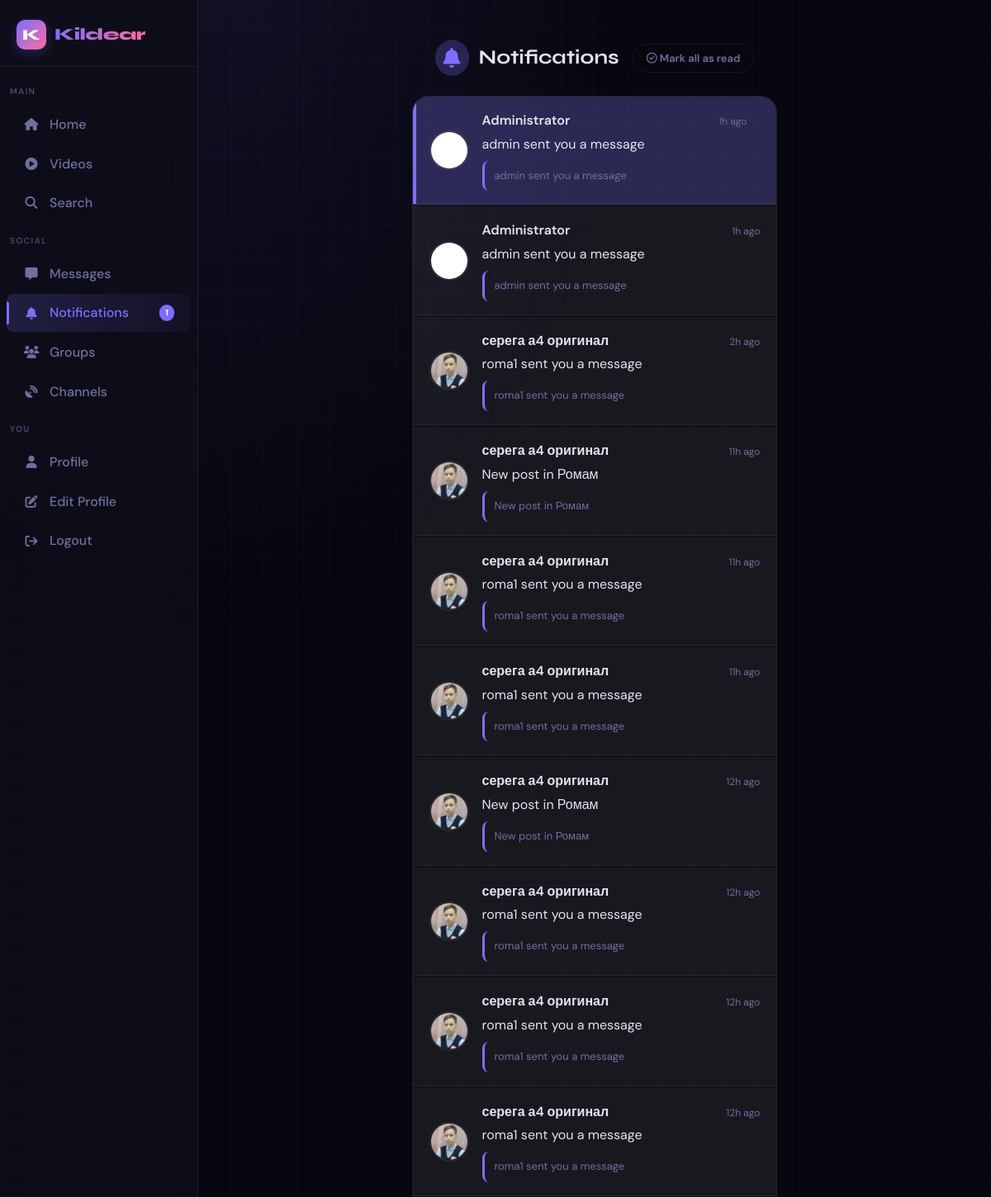
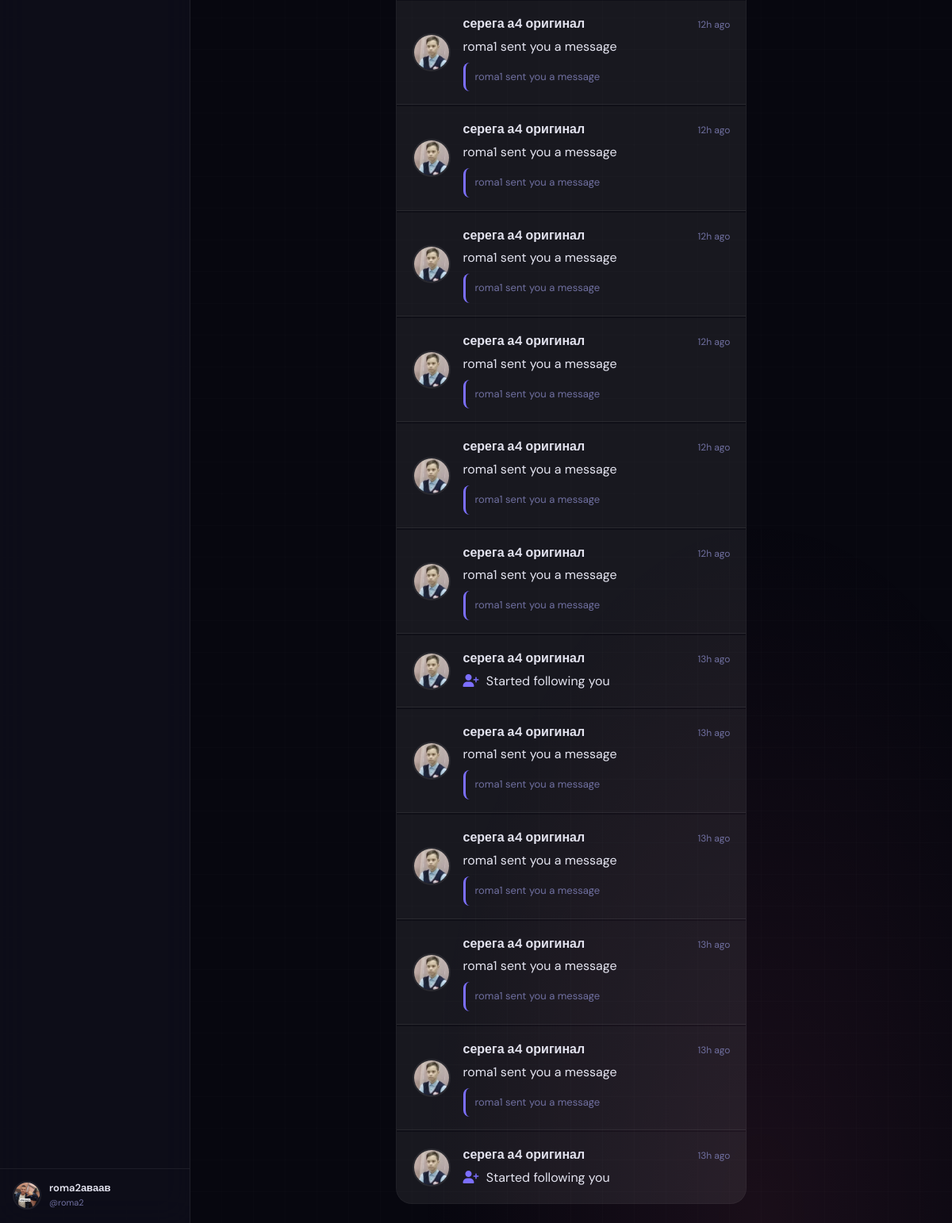
Page /notifications (signed in) on the committed database (2 pictures, top to bottom).
### app.py (models this page shows, shortened)
class User(UserMixin, db.Model):
    id = db.Column(db.Integer, primary_key=True)
    username = db.Column(db.String(40), unique=True, nullable=False)
    email = db.Column(db.String(120), unique=True, nullable=False)
    password_hash = db.Column(db.String(256), nullable=False)
    display_name = db.Column(db.String(60), default="")
    bio = db.Column(db.String(500), default="")
    avatar = db.Column(db.String(300), default="/static/default_avatar.png")
    cover_photo = db.Column(db.String(300), default="")
    website = db.Column(db.String(200), default="")
    location = db.Column(db.String(100), default="")
    accent_color = db.Column(db.String(7), default="#6c63ff")
    is_private = db.Column(db.Boolean, default=False)
    is_verified = db.Column(db.Boolean, default=False)
    is_banned = db.Column(db.Boolean, default=False)
    is_admin = db.Column(db.Boolean, default=False)
    is_online = db.Column(db.Boolean, default=False)
    last_seen = db.Column(db.DateTime, default=datetime.utcnow)
    created_at = db.Column(db.DateTime, default=datetime.utcnow)
    two_factor_enabled = db.Column(db.Boolean, default=False)
    two_factor_secret = db.Column(db.String(32), nullable=True)
    posts = db.relationship("Post", backref="author", lazy="dynamic",
                            foreign_keys="Post.user_id")
    sent_msgs = db.relationship("Message", backref="sender", lazy="dynamic",
                                foreign_keys="Message.sender_id")
    recv_msgs = db.relationship("Message", backref="receiver", lazy="dynamic",
                                foreign_keys="Message.receiver_id")
    notifications = db.relationship("Notification", backref="recipient", lazy="dynamic",
                                    foreign_keys="Notification.user_id")
    comments = db.relationship("Comment", backref="author", lazy="dynamic")
    owned_groups = db.relationship("Group", backref="owner", lazy="dynamic")
    owned_channels = db.relationship("Channel", backref="owner", lazy="dynamic")
    login_history = db.relationship("LoginHistory", backref="user", lazy="dynamic")
    blocked_users = db.relationship(
        "User", secondary=blocks,
        primaryjoin=blocks.c.blocker_id == id,
        secondaryjoin=blocks.c.blocked_id == id,
        backref=db.backref("blocked_by", lazy="dynamic"),
        lazy="dynamic"
    )
    following = db.relationship(
        "User", secondary=follows,
        primaryjoin=follows.c.follower_id == id,
        secondaryjoin=follows.c.followed_id == id,
        backref=db.backref("followers", lazy="dynamic"),
        lazy="dynamic"
    )

class Notification(db.Model):
    id = db.Column(db.Integer, primary_key=True)
    user_id = db.Column(db.Integer, db.ForeignKey("user.id"), nullable=False)
    from_user_id = db.Column(db.Integer, db.ForeignKey("user.id"), nullable=True)
    type = db.Column(db.String(30), nullable=False)
    post_id = db.Column(db.Integer, db.ForeignKey("post.id"), nullable=True)
    call_id = db.Column(db.Integer, db.ForeignKey("call.id"), nullable=True)
    text = db.Column(db.String(300), default="")
    is_read = db.Column(db.Boolean, default=False)
    created_at = db.Column(db.DateTime, default=datetime.utcnow)
    from_user = db.relationship("User", foreign_keys=[from_user_id])
    call = db.relationship("Call", foreign_keys=[call_id])

### app.py (the view)
@app.route("/notifications")
@login_required
def notifications():
    notifs = (Notification.query
              .filter_by(user_id=current_user.id)
              .order_by(Notification.created_at.desc()).limit(50).all())
    Notification.query.filter_by(
        user_id=current_user.id, is_read=False
    ).update({"is_read": True})
    db.session.commit()
    return render_template("notifications.html", notifs=notifs)

### app.py (called while the page is built)
def notification_link(notif):
    if notif.type in ['like', 'comment', 'mention']:
        if notif.post_id:
            return url_for('view_post', post_id=notif.post_id)
    elif notif.type == 'follow':
        if notif.from_user:
            return url_for('profile', username=notif.from_user.username)
    elif notif.type in ['missed_call', 'incoming_call', 'voice_message']:
        if notif.from_user:
            return url_for('chat', username=notif.from_user.username)
    return '#'

def get_client_ip():
    if request.headers.get('X-Forwarded-For'):
        return request.headers.get('X-Forwarded-For').split(',')[0].strip()
    return request.remote_addr or '0.0.0.0'

@app.before_request
def ddos_shield():
    ip = get_client_ip()
    if ip in _blocked_ips:
        abort(429)
    now = time.time()
    window = [t for t in _req_log[ip] if now - t < 10]
    window.append(now)
    _req_log[ip] = window
    if len(window) > 200:
        _blocked_ips.add(ip)
        app.logger.warning(f"[DDoS] Blocked IP: {ip}")
        abort(429)
    if request.content_length and request.content_length > app.config["MAX_CONTENT_LENGTH"]:
        abort(413)

@app.after_request
def security_headers(response):
    response.headers["X-Content-Type-Options"] = "nosniff"
    response.headers["X-Frame-Options"] = "DENY"
    response.headers["X-XSS-Protection"] = "1; mode=block"
    response.headers["Referrer-Policy"] = "strict-origin-when-cross-origin"
    response.headers["Strict-Transport-Security"] = "max-age=31536000; includeSubDomains"
    csp = [
        "default-src 'self'",
        "script-src 'self' 'unsafe-inline' https://cdn.socket.io https://cdnjs.cloudflare.com",
        "style-src 'self' 'unsafe-inline' https://cdnjs.cloudflare.com",
        "font-src 'self' https://cdnjs.cloudflare.com",
        "img-src 'self' data: blob:",
        "media-src 'self' blob:",
        "connect-src 'self' wss: ws:",
        "frame-ancestors 'none'"
    ]
    response.headers["Content-Security-Policy"] = '; '.join(csp)
    return response

@login_mgr.user_loader
def load_user(user_id):
    return db.session.get(User, int(user_id))

### templates/notifications.html (shortened to what this page needs)
{% extends "base.html" %}
{% block content %}
<div class="notifications-page">
  <div class="page-header">
    <h1 class="page-title">
      <i class="fa-solid fa-bell"></i>
      Notifications
    </h1>
    {% if notifs %}
    <button class="mark-read-btn" onclick="markAllAsRead()">
      <i class="fa-regular fa-circle-check"></i> Mark all as read
    </button>
    {% endif %}
  </div>
  {% if notifs %}
  <div class="notifications-list">
    {% for notif in notifs %}
    <a href="{{ notification_link(notif) }}"
       class="notification-item {% if not notif.is_read %}unread{% endif %}"
       data-notif-id="{{ notif.id }}"
       onclick="markAsRead({{ notif.id }})">
      {% set icon_class = {
        'like': 'icon-like fa-heart',
        'follow': 'icon-follow fa-user-plus',
        'comment': 'icon-comment fa-comment',
        'mention': 'icon-mention fa-at',
        'system': 'icon-system fa-bell'
      } %}
      {% set icon_info = icon_class[notif.type] or 'icon-system fa-bell' %}
      {% set icon_parts = icon_info.split(' ') %}
      {% if notif.from_user %}
      <img src="{{ notif.from_user.avatar }}" class="notification-avatar" alt="@{{ notif.from_user.username }}">
      {% else %}
      <div class="notification-icon {{ icon_parts[0] }}">
        <i class="fa-solid {{ icon_parts[1] }}"></i>
      </div>
      {% endif %}
      <div class="notification-content">
        <div class="notification-header">
          <span class="notification-username">
            {% if notif.from_user %}
              {{ notif.from_user.display_name or notif.from_user.username }}
            {% else %}
              Kildear System
            {% endif %}
          </span>
          <span class="notification-time" data-time="{{ notif.created_at.isoformat() }}">
          </span>
        </div>
        <div class="notification-text">
          {% if notif.type == 'like' %}
            <i class="fa-solid fa-heart" style="color:#ff6b9d; margin-right:5px;"></i>
            Liked your post
          {% elif notif.type == 'follow' %}
            <i class="fa-solid fa-user-plus" style="color:var(--primary); margin-right:5px;"></i>
            Started following you
          {% elif notif.type == 'comment' %}
            <i class="fa-solid fa-comment" style="color:#4caf50; margin-right:5px;"></i>
            Commented on your post
          {% elif notif.type == 'mention' %}
            <i class="fa-solid fa-at" style="color:#ffc107; margin-right:5px;"></i>
            Mentioned you in a post
          {% else %}
            {{ notif.text or 'New notification' }}
          {% endif %}
        </div>
        {% if notif.text and notif.type not in ['like', 'follow', 'comment', 'mention'] %}
        <div class="notification-post-preview">
          {{ notif.text }}
        </div>
        {% endif %}
      </div>
    </a>
    {% endfor %}
  </div>
  {% endif %}
</div>
{% endblock %}

### templates/base.html (shortened to what this page needs)
<!DOCTYPE html>
<html lang="en" data-theme="dark">
<head>
  <link rel="stylesheet" href="https://cdnjs.cloudflare.com/ajax/libs/font-awesome/6.5.0/css/all.min.css"/>
</head>
<body>
<nav class="sidebar" id="sidebar">
  <a href="{{ url_for('index') }}" class="sidebar-logo">
    <div class="logo-mark">K</div>
    <span class="logo-text">Kildear</span>
  </a>
  <span class="nav-section">Main</span>
  <a href="{{ url_for('index') }}"
     class="nav-item {% if request.endpoint == 'index' %}active{% endif %}">
    <i class="fa-solid fa-house"></i> Home
  </a>
  <a href="{{ url_for('video_feed') }}"
     class="nav-item {% if request.endpoint == 'video_feed' %}active{% endif %}">
    <i class="fa-solid fa-play-circle"></i> Videos
  </a>
  <a href="{{ url_for('search') }}"
     class="nav-item {% if request.endpoint == 'search' %}active{% endif %}">
    <i class="fa-solid fa-magnifying-glass"></i> Search
  </a>
  <span class="nav-section">Social</span>
  <a href="{{ url_for('chat_list') }}"
     class="nav-item {% if 'chat' in request.endpoint %}active{% endif %}">
    <i class="fa-solid fa-message"></i> Messages
  </a>
  <a href="{{ url_for('notifications') }}"
     class="nav-item {% if request.endpoint == 'notifications' %}active{% endif %}">
    <i class="fa-solid fa-bell"></i> Notifications
    {% if notif_count > 0 %}
      <span class="nav-badge">{{ notif_count }}</span>
    {% endif %}
  </a>
  <a href="{{ url_for('groups') }}"
     class="nav-item {% if 'group' in request.endpoint %}active{% endif %}">
    <i class="fa-solid fa-users"></i> Groups
  </a>
  <a href="{{ url_for('channels') }}"
     class="nav-item {% if 'channel' in request.endpoint %}active{% endif %}">
    <i class="fa-solid fa-satellite-dish"></i> Channels
  </a>
  {% if current_user.is_authenticated %}
  <span class="nav-section">You</span>
  <a href="{{ url_for('profile', username=current_user.username) }}"
     class="nav-item {% if request.endpoint == 'profile' and request.view_args.get('username') == current_user.username %}active{% endif %}">
    <i class="fa-solid fa-user"></i> Profile
  </a>
  <a href="{{ url_for('edit_profile') }}"
     class="nav-item {% if request.endpoint == 'edit_profile' %}active{% endif %}">
    <i class="fa-solid fa-pen-to-square"></i> Edit Profile
  </a>
  <a href="{{ url_for('logout') }}" class="nav-item">
    <i class="fa-solid fa-arrow-right-from-bracket"></i> Logout
  </a>
  <div class="sidebar-user">
    <img src="{{ current_user.avatar }}" alt="" class="avatar"/>
    <div class="sidebar-user-info">
      <div class="name truncate">{{ current_user.display_name or current_user.username }}</div>
      <div class="handle">@{{ current_user.username }}</div>
    </div>
  </div>
  {% endif %}
</nav>
<div class="app-shell">
  <div class="main-content">
    {% block content %}{% endblock %}
  </div>
</div>
</body>
</html>

### templates/notifications.html (style rules this page uses)
.notifications-page { max-width: 680px; margin: 0 auto; padding: 24px 16px; }
.page-header { display: flex; align-items: center; justify-content: space-between; margin-bottom: 24px; }
.page-title { font-family: var(--font-head); font-size: 24px; font-weight: 700; display: flex; align-items: center; gap: 12px; }
.page-title i { color: var(--primary); background: var(--primary-glow); padding: 10px; border-radius: 50%; }
.mark-read-btn { background: none; border: 1px solid var(--border); color: var(--text-muted); padding: 8px 16px; border-radius: 99px; font-size: 13px; font-weight: 600; cursor: pointer; transition: all 0.2s; }
.notifications-list { display: flex; flex-direction: column; gap: 2px; background: var(--card); border: 1px solid var(--border); border-radius: var(--radius-lg); overflow: hidden; }
.notification-item { display: flex; align-items: center; gap: 16px; padding: 16px 20px; background: var(--card); transition: background 0.2s; border-bottom: 1px solid var(--border); text-decoration: none; color: inherit; }
.notification-item:last-child { border-bottom: none; }
.notification-item.unread { background: var(--primary-glow); position: relative; }
.notification-item.unread::before { content: ''; position: absolute; left: 0; top: 0; bottom: 0; width: 4px; background: var(--primary); }
.notification-content { flex: 1; min-width: 0; }
.notification-header { display: flex; align-items: baseline; justify-content: space-between; margin-bottom: 4px; }
.notification-username { font-weight: 600; color: var(--text); }
.notification-time { font-size: 12px; color: var(--text-muted); }
.notification-text { color: var(--text); margin-bottom: 4px; line-height: 1.5; word-wrap: break-word; }
.notification-post-preview { font-size: 13px; color: var(--text-muted); background: var(--hover-bg); padding: 8px 12px; border-radius: 8px; margin-top: 8px; border-left: 3px solid var(--primary); white-space: nowrap; overflow: hidden; text-overflow: ellipsis; }
.notification-avatar { width: 48px; height: 48px; border-radius: 50%; object-fit: cover; border: 2px solid var(--border); flex-shrink: 0; }
.notification-item { animation: slideIn 0.3s ease; }

### rows in the picture
User: avatar (picture), display_name "roma2аваав", username "roma2"
Notification: from_user.avatar (placeholder picture), from_user "Administrator", text "admin sent you a message"
Notification: from_user.avatar (placeholder picture), from_user "Administrator", text "admin sent you a message"
Notification: from_user.avatar (picture), from_user "серега а4 оригинал", text "roma1 sent you a message"
Notification: from_user.avatar (picture), from_user "серега а4 оригинал", text "New post in Ромам"
Notification: from_user.avatar (picture), from_user "серега а4 оригинал", text "roma1 sent you a message"
Notification: from_user.avatar (picture), from_user "серега а4 оригинал", text "roma1 sent you a message"
Notification: from_user.avatar (picture), from_user "серега а4 оригинал", text "New post in Ромам"
Notification: from_user.avatar (picture), from_user "серега а4 оригинал", text "roma1 sent you a message"
Notification: from_user.avatar (picture), from_user "серега а4 оригинал", text "roma1 sent you a message"
Notification: from_user.avatar (picture), from_user "серега а4 оригинал", text "roma1 sent you a message"
Notification: from_user.avatar (picture), from_user "серега а4 оригинал", text "roma1 sent you a message"
Notification: from_user.avatar (picture), from_user "серега а4 оригинал", text "roma1 sent you a message"
Notification: from_user.avatar (picture), from_user "серега а4 оригинал", text "roma1 sent you a message"
Notification: from_user.avatar (picture), from_user "серега а4 оригинал", text "roma1 sent you a message"
Notification: from_user.avatar (picture), from_user "серега а4 оригинал", text "roma1 sent you a message"
Notification: from_user.avatar (picture), from_user "серега а4 оригинал", text "roma1 sent you a message"
Notification: from_user.avatar (picture), from_user "серега а4 оригинал", type "follow" (drawn)
Notification: from_user.avatar (picture), from_user "серега а4 оригинал", text "roma1 sent you a message"
Notification: from_user.avatar (picture), from_user "серега а4 оригинал", text "roma1 sent you a message"
Notification: from_user.avatar (picture), from_user "серега а4 оригинал", text "roma1 sent you a message"
Notification: from_user.avatar (picture), from_user "серега а4 оригинал", text "roma1 sent you a message"
Notification: from_user.avatar (picture), from_user "серега а4 оригинал", type "follow" (drawn)

### other values in the picture
{{ notif_count }} "1"
